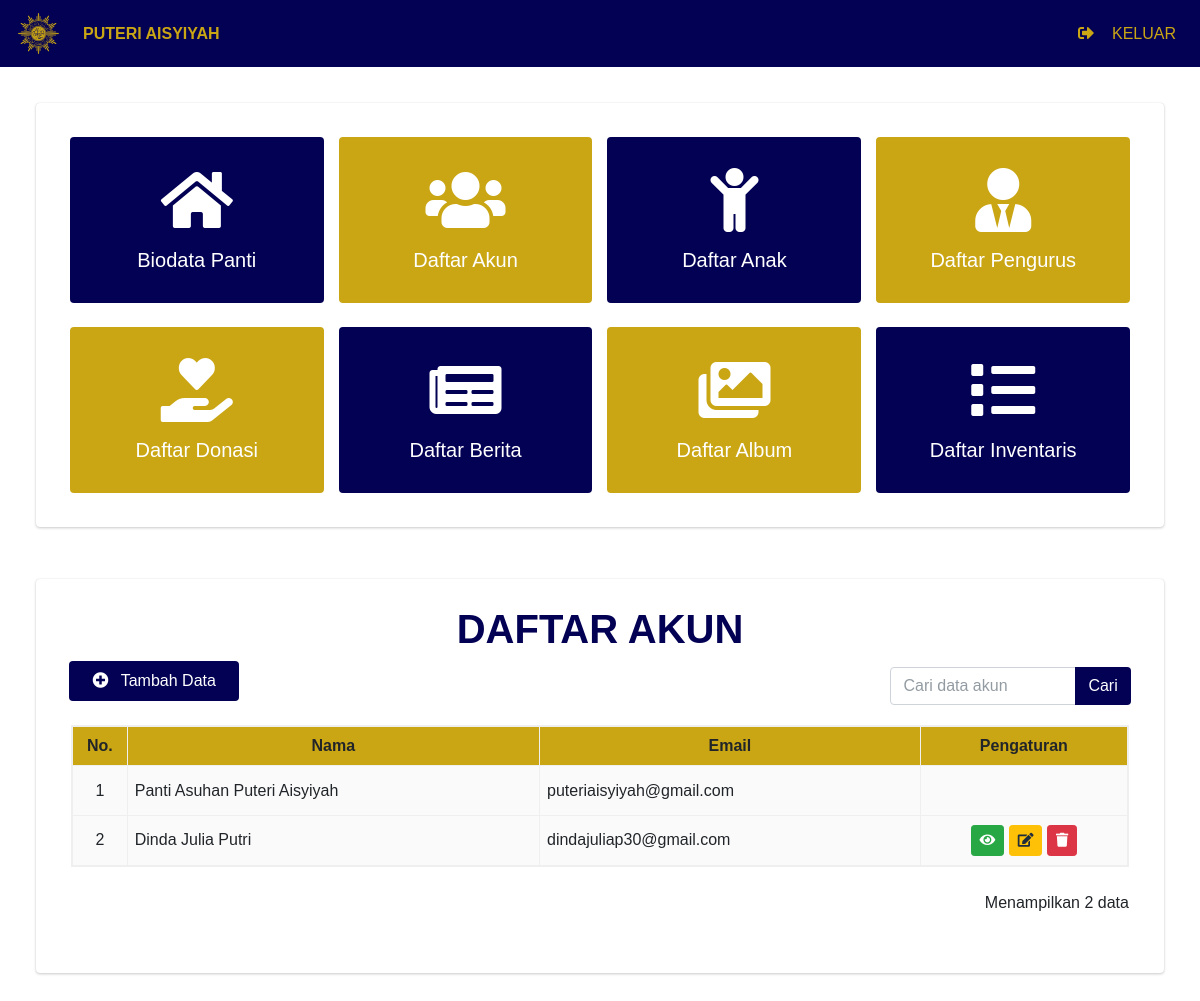
The app's page /index.php/admin/DaftarAkun, older data.
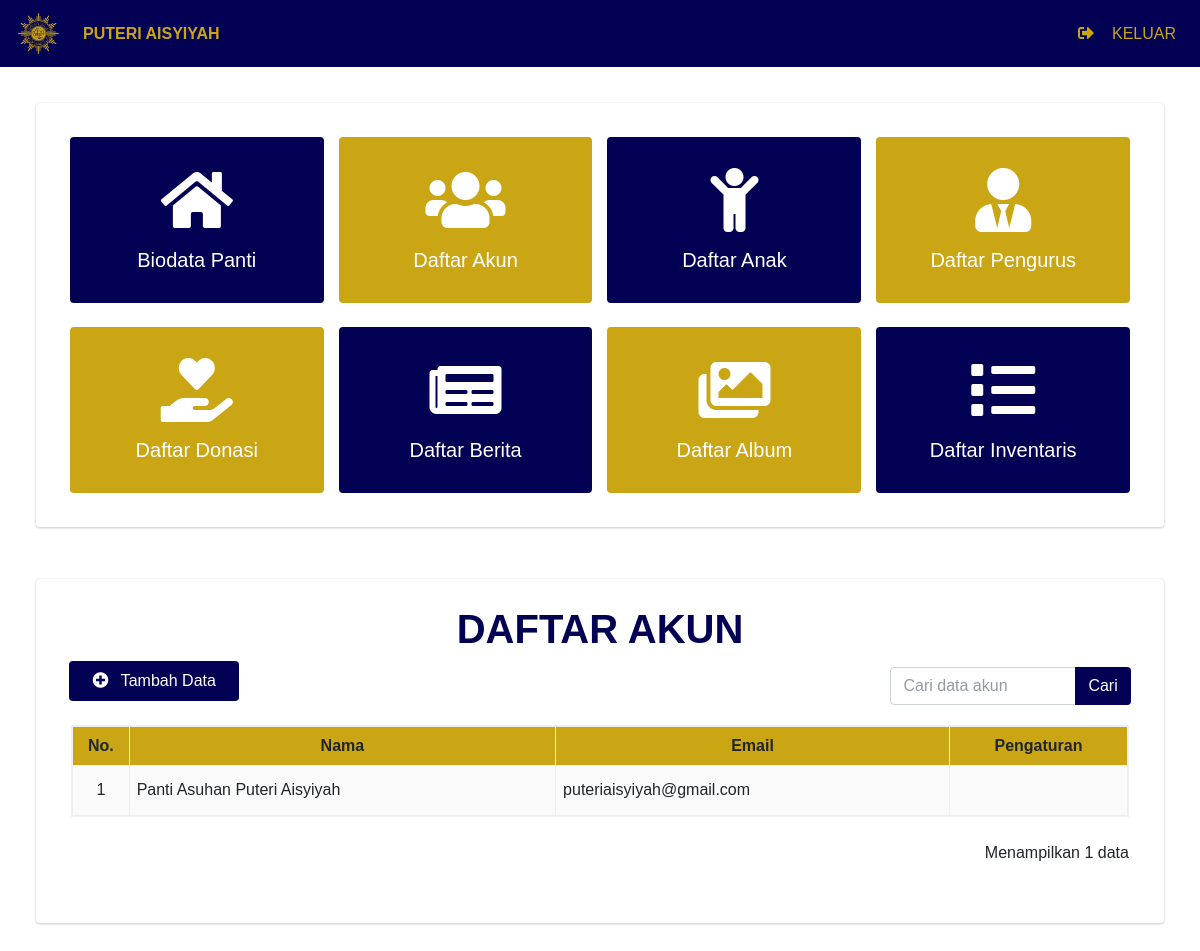
The same page, newer data.
### tables this page shows
CREATE TABLE `tabel_akun` (
  `id_user` int(11) NOT NULL,
  `nama_user` varchar(100) DEFAULT NULL,
  `email_user` varchar(100) NOT NULL,
  `nomorhp_user` varchar(13) DEFAULT NULL,
  `password` varchar(100) NOT NULL,
  `alamat_user` text DEFAULT NULL,
  `tmpt_lahir_user` varchar(100) DEFAULT NULL,
  `tgl_lahir_user` date DEFAULT NULL,
  `jk_user` enum('L','P') DEFAULT NULL,
  `role_id` int(1) DEFAULT NULL,
  `status_user` int(1) DEFAULT NULL
);

### application/controllers/Admin.php (called while the page is built, shortened)
<?php
  class Admin extends CI_Controller{
    public function __construct(){
      $this->load->library('form_validation');
      $this->load->library('pagination');
      $this->load->model('Model_admin', 'admin');
    }
    public function DaftarAkun(){
      $data['judul']      = 'Daftar Akun';
      $config['base_url'] = 'http://localhost/PuteriAisyiyah/Admin/DaftarAkun/index';
      if($this->input->post('submit')){
        if($this->input->post('search')){
          $data['search'] = $this->input->post('search');
          $this->db->like('nama_user', $data['search']);
          $this->db->or_like('email_user', $data['search']);
          $this->db->from('tabel_akun');
          $config['total_rows'] = $this->db->count_all_results();
          $data['total_rows']   = $config['total_rows'];
          $data['start'] = 0;
          $data['user']  = $this->admin->getUser1($data['search']);
        }
        else{
          $config['total_rows'] = $this->admin->countUser();
          $data['total_rows']   = $config['total_rows'];
          $config['per_page']   = 8;
          $this->pagination->initialize($config);
          $data['start'] = $this->uri->segment(4);
          $data['user']  = $this->admin->getUser2($config['per_page'], $data['start']);
        }
      }
      else{
        $config['total_rows'] = $this->admin->countUser();
        $data['total_rows']   = $config['total_rows'];
        $config['per_page']   = 8;
        $this->pagination->initialize($config);
        $data['start'] = $this->uri->segment(4);
        $data['user']  = $this->admin->getUser2($config['per_page'], $data['start']);
      }
      $this->load->view('Templates/head', $data);
      $this->load->view('Templates/navbarAdmin');
      $this->load->view('Admin/index');
      $this->load->view('Admin/DaftarAkun/index', $data);
      $this->load->view('Templates/foot');
    }
  }

### index.php (called while the page is built, shortened)
<?php
require_once BASEPATH.'core/CodeIgniter.php';

### application/config/config.php (called while the page is built, shortened)
<?php
$config['base_url'] = 'http://localhost/PuteriAisyiyah/';
$config['index_page'] = '';
$config['uri_protocol']	= 'REQUEST_URI';
$config['url_suffix'] = '';
$config['language']	= 'english';
$config['charset'] = 'UTF-8';
$config['enable_hooks'] = FALSE;
$config['subclass_prefix'] = 'MY_';
$config['composer_autoload'] = FALSE;
$config['permitted_uri_chars'] = 'a-z 0-9~%.:_\-';
$config['enable_query_strings'] = FALSE;
$config['controller_trigger'] = 'c';
$config['function_trigger'] = 'm';
$config['directory_trigger'] = 'd';
$config['allow_get_array'] = TRUE;
$config['log_threshold'] = 0;
$config['log_path'] = '';
$config['log_file_extension'] = '';
$config['log_file_permissions'] = 0644;
$config['log_date_format'] = 'Y-m-d G:i:s';
$config['error_views_path'] = '';
$config['cache_path'] = '';
$config['cache_query_string'] = FALSE;
$config['encryption_key'] = '';
$config['sess_driver'] = 'files';
$config['sess_cookie_name'] = 'ci_session';
$config['sess_expiration'] = 7200;
$config['sess_save_path'] = NULL;
$config['sess_match_ip'] = FALSE;
$config['sess_time_to_update'] = 300;
$config['sess_regenerate_destroy'] = FALSE;
$config['cookie_prefix']	= '';
$config['cookie_domain']	= '';
$config['cookie_path']		= '/';
$config['cookie_secure']	= FALSE;
$config['cookie_httponly'] 	= FALSE;
$config['standardize_newlines'] = FALSE;
$config['global_xss_filtering'] = FALSE;
$config['csrf_protection'] = FALSE;
$config['csrf_token_name'] = 'csrf_test_name';
$config['csrf_cookie_name'] = 'csrf_cookie_name';
$config['csrf_expire'] = 7200;
$config['csrf_regenerate'] = TRUE;
$config['csrf_exclude_uris'] = array();
$config['compress_output'] = FALSE;
$config['time_reference'] = 'local';
$config['rewrite_short_tags'] = FALSE;
$config['proxy_ips'] = '';

### application/config/pagination.php (called while the page is built, shortened)
<?php
  $config['full_tag_open']   = '<nav aria-label="pagination"><ul class="pagination">';
  $config['full_tag_close']  = '</ul></nav>';
  $config['prev_link']       = '&laquo';
  $config['prev_tag_open']   = '<li class="page-item">';
  $config['prev_tag_close']  = '</li>';
  $config['next_link']       = '&raquo';
  $config['next_tag_open']   = '<li class="page-item">';
  $config['next_tag_close']  = '</li>';
  $config['cur_tag_open']   = '<li class="page-item active"><a class="page-link" href="#">';
  $config['cur_tag_close']  = '</a></li>';
  $config['num_tag_open']   = '<li class="page-item">';
  $config['num_tag_close']  = '</li>';

### application/models/Model_admin.php (called while the page is built, shortened)
<?php
  class Model_admin extends CI_Model{
    public function getUser2($limit, $start){
      return $this->db->get('tabel_akun', $limit, $start)->result();
    }
  }

### application/views/Admin/DaftarAkun/index.php (the view, shortened to what the changed rows need)
<body>
  <div class="container-fluid" style="padding: 3%; margin-top: -3%">
    <div class="row">
      <div class="col-12">
        <div class="card" style="padding: 2%">
          <h1 class="mt-1" style="text-align: center; color: #030153"><b>DAFTAR AKUN</b></h1>
		      <div class="row">
	          <?php if(!$user) : ?>
	            <div class="card-body">
	              <table style="width: 100%; border-style: solid; border-color: #EFEFEF" border="2">
	                <thead style="background-color: #CAA615; height: 40px">
	                  <tr style="text-align: center">
	                    <th>No.</th>
	                    <th>Nama</th>
	                    <th>Email</th>
	                    <th>Pengaturan</th>
	                  </tr>
	                </thead>
	                <tbody style="height: 50px">
	                  <tr>
	                    <td style="color: #7F7F7F" align="center" colspan="4">Tidak ada data tersedia.</td>
	                  </tr>
									<tbody>
              </table>
            </div>
          <?php else : ?>
            <div class="card-body">
              <table style="width: 100%; border-style: solid; border-color: #EFEFEF" border="2">
                <thead style="background-color: #CAA615; height: 40px">
                  <tr style="text-align: center">
                    <th>No.</th>
                    <th>Nama</th>
                    <th>Email</th>
                    <th>Pengaturan</th>
                  </tr>
                </thead>
                <tbody style="height: 50px; background-color: #FAFAFA">
                  <?php
                    $no = $start + 1;
                    foreach($user as $val){
                  ?>
                  <tr height="50px">
                    <td style="text-align: center"><?= $no ?></td>
                    <td style="padding: 7px"><?= $val->nama_user ?></td>
                    <td style="padding: 7px"><?= $val->email_user ?></td>
                    <?php if($val->role_id == 1) : ?>
                      <td></td>
                    <?php else : ?>
                      <td style="text-align: center">
                        <a href="<?= site_url('Admin/DetailDataAkun/'.$val->id_user)?>" class="btn btn-success btn-sm">
                          <i class="fas fa-eye"></i>
                        </a>
                        <a href="<?= site_url('Admin/UbahDataAkun/'.$val->id_user)?>" class="btn btn-warning btn-sm">
                          <i class="fas fa-edit"></i>
                        </a>
                        <a class="btn btn-danger btn-sm" data-toggle="modal" data-target="#hapusModal<?= $val->id_user ?>" style="color: white" type="submit">
                          <i class="fas fa-trash"></i>
                        </a>
                      </td>
                    <?php endif ?>
                  </tr>
                  <?php $no++; } ?>
                </tbody>
              </table>
							<div class="row mt-4">
								<div class="col-lg-10">
								</div>
								<div class="col-lg-2">
									<p align="right">Menampilkan <?= $total_rows ?> data</p>
								</div>
							</div>
            </div>
          <?php endif ?>
        </div>
      </div>
    </div>
  </div>
</body>

Row changes from the older to the newer data that the page shows:
removed tabel_akun: nama_user "Dinda Julia Putri", email_user "dindajuliap30@gmail.com"
Text that changed along with them:
$total_rows: "2" → "1"
